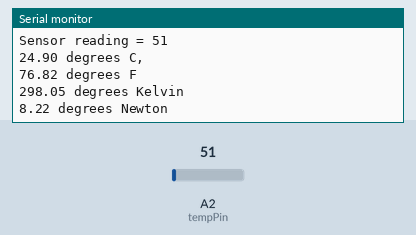
This sketch was run on a simulated Arduino Uno, built with avr-gcc and run on an emulated ATmega328P. Shown: the last lines printed to the serial monitor. Inputs (shaded band) come from the test bench; at power-on: A2 (tempPin) = 51.

Above: at 3.8 s.
3.9 s: A2 (tempPin) set to 61
At 6.5 s:
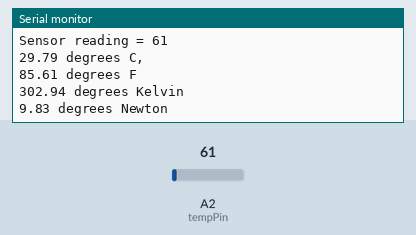
7.8 s: A2 (tempPin) set to 71
At 10.2 s:
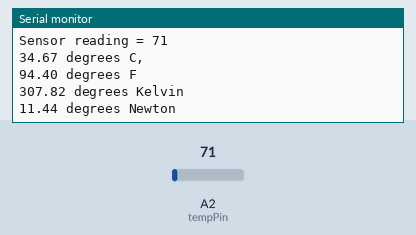
Timing chart, 0 to 11.7 s (numbered marks = the images above; inputs shaded):
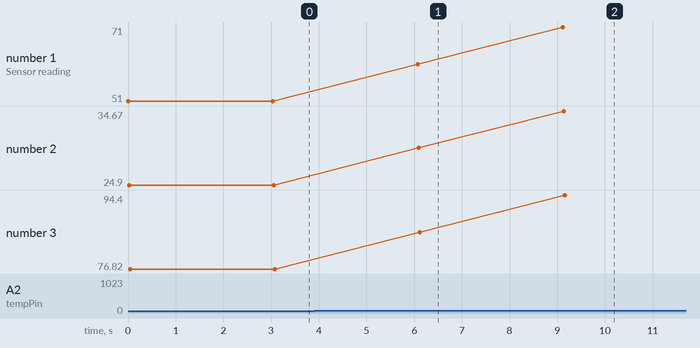

The sketch:

Lab005L3.ino
```cpp
/*
Name:		Lab005L3.ino
Created:	5/30/2018 7:49:17 PM
Author:	chris
*/

int tempPin = A2;     //The temperature sensor is plugged into pin A2 of the Arduino.
int data;             //This will store the data from the sensor.
int waitTime = 3000;  //Wait
const float KELVINCONSTANT = 273.15;

void setup(void) {    //The Setup function runs once.
	Serial.begin(9600); //This will enable the Arduino to send data to the Serial monitor.
}

void loop(void) { //The loop function runs forever.
	data = analogRead(tempPin);        //Read from the temperature sensor
	Serial.print("Sensor reading = "); //Serial.print displays to the Serial Monitor.
	Serial.println(data);                //This is the raw analog reading

										 // Calculate and display temperature.
	double temperatureC = (5.0 * data * 100.0) / 1024;
	Serial.print(temperatureC); Serial.println(" degrees C, ");

	// Convert temperature to Fahrenheight and display.
	double temperatureF = (temperatureC * 9.0 / 5.0) + 32.0;
	Serial.print(temperatureF); Serial.println(" degrees F");

	// Convert temperature to Kelvin and display.
	double kelvin = temperatureC + KELVINCONSTANT;
	Serial.print(kelvin); Serial.println(" degrees Kelvin");

	// Convert temperature to Newton and display.
	double newton = (temperatureC * 33) / 100; //https://steemit.com/utopian-io/@macamcara.net/make-the-temperature-conversion-program-with-c
	Serial.print(newton); Serial.println(" degrees Newton");

	delay(waitTime); //Wait waitTime before running again.
}
```

Measured:
- after the input at 3.9 s, the serial monitor: prints a new line after 2.2 s (image 1)
- after the input at 7.8 s, the serial monitor: prints a new line after 1.3 s (image 2)
- plotted number 1: 51 → 61 after the input at 3.9 s, 61 → 71 after the input at 7.8 s
- plotted number 2: 24.9 → 29.79 after the input at 3.9 s, 29.79 → 34.67 after the input at 7.8 s
- plotted number 3: 76.82 → 85.61 after the input at 3.9 s, 85.61 → 94.4 after the input at 7.8 s
